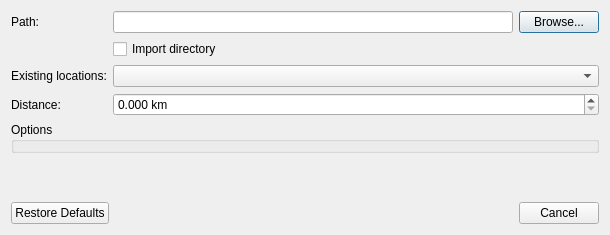
<?xml version="1.0" encoding="UTF-8"?>
<ui version="4.0">
 <class>BasicLocationImportDialog</class>
 <widget class="QDialog" name="BasicLocationImportDialog">
  <property name="geometry">
   <rect>
    <x>0</x>
    <y>0</y>
    <width>608</width>
    <height>235</height>
   </rect>
  </property>
  <property name="windowTitle">
   <string>Import</string>
  </property>
  <layout class="QVBoxLayout" name="verticalLayout">
   <item>
    <layout class="QFormLayout" name="formLayout">
     <item row="0" column="0">
      <widget class="QLabel" name="fileLabel">
       <property name="text">
        <string>Path:</string>
       </property>
      </widget>
     </item>
     <item row="0" column="1">
      <layout class="QHBoxLayout" name="horizontalLayout">
       <item>
        <widget class="QLineEdit" name="pathLineEdit">
         <property name="minimumSize">
          <size>
           <width>400</width>
           <height>0</height>
          </size>
         </property>
        </widget>
       </item>
       <item>
        <widget class="QPushButton" name="fileSelectionPushButton">
         <property name="text">
          <string>Browse...</string>
         </property>
        </widget>
       </item>
      </layout>
     </item>
     <item row="1" column="1">
      <widget class="QCheckBox" name="importDirectoryCheckBox">
       <property name="toolTip">
        <string>When checked then all files in the selected directory are imported. Otherwise the selected file is imported (only).</string>
       </property>
       <property name="text">
        <string>Import directory</string>
       </property>
      </widget>
     </item>
     <item row="2" column="0">
      <widget class="QLabel" name="label">
       <property name="text">
        <string>Existing locations:</string>
       </property>
      </widget>
     </item>
     <item row="2" column="1">
      <widget class="QComboBox" name="importModeComboBox"/>
     </item>
     <item row="3" column="0">
      <widget class="QLabel" name="label_2">
       <property name="text">
        <string>Distance:</string>
       </property>
      </widget>
     </item>
     <item row="3" column="1">
      <widget class="QDoubleSpinBox" name="distanceSpinBox">
       <property name="toolTip">
        <string>Defines the distance within which existing locations are searched for.</string>
       </property>
       <property name="suffix">
        <string> km</string>
       </property>
       <property name="decimals">
        <number>3</number>
       </property>
       <property name="maximum">
        <double>250.000000000000000</double>
       </property>
      </widget>
     </item>
    </layout>
   </item>
   <item>
    <widget class="QGroupBox" name="optionGroupBox">
     <property name="title">
      <string>Options</string>
     </property>
    </widget>
   </item>
   <item>
    <spacer name="verticalSpacer">
     <property name="orientation">
      <enum>Qt::Vertical</enum>
     </property>
     <property name="sizeHint" stdset="0">
      <size>
       <width>486</width>
       <height>11</height>
      </size>
     </property>
    </spacer>
   </item>
   <item>
    <widget class="QDialogButtonBox" name="defaultButtonBox">
     <property name="orientation">
      <enum>Qt::Horizontal</enum>
     </property>
     <property name="standardButtons">
      <set>QDialogButtonBox::Cancel|QDialogButtonBox::RestoreDefaults</set>
     </property>
    </widget>
   </item>
  </layout>
 </widget>
 <resources/>
 <connections>
  <connection>
   <sender>defaultButtonBox</sender>
   <signal>accepted()</signal>
   <receiver>BasicLocationImportDialog</receiver>
   <slot>accept()</slot>
   <hints>
    <hint type="sourcelabel">
     <x>248</x>
     <y>254</y>
    </hint>
    <hint type="destinationlabel">
     <x>157</x>
     <y>274</y>
    </hint>
   </hints>
  </connection>
  <connection>
   <sender>defaultButtonBox</sender>
   <signal>rejected()</signal>
   <receiver>BasicLocationImportDialog</receiver>
   <slot>reject()</slot>
   <hints>
    <hint type="sourcelabel">
     <x>316</x>
     <y>260</y>
    </hint>
    <hint type="destinationlabel">
     <x>286</x>
     <y>274</y>
    </hint>
   </hints>
  </connection>
 </connections>
</ui>
